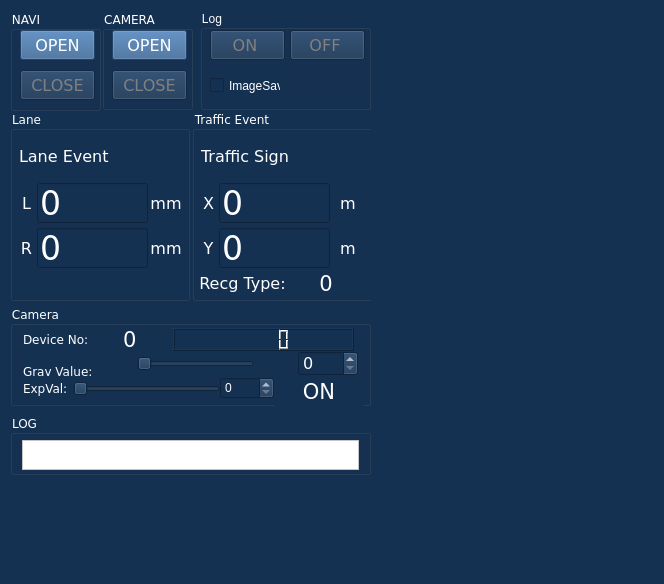
<?xml version="1.0" encoding="UTF-8"?>
<ui version="4.0">
 <class>ControlPage</class>
 <widget class="QWidget" name="ControlPage">
  <property name="geometry">
   <rect>
    <x>0</x>
    <y>0</y>
    <width>664</width>
    <height>584</height>
   </rect>
  </property>
  <property name="minimumSize">
   <size>
    <width>350</width>
    <height>0</height>
   </size>
  </property>
  <property name="windowTitle">
   <string>Form</string>
  </property>
  <property name="styleSheet">
   <string notr="true">color:white;background:#153152</string>
  </property>
  <widget class="QGroupBox" name="groupBox_4">
   <property name="geometry">
    <rect>
     <x>10</x>
     <y>414</y>
     <width>361</width>
     <height>61</height>
    </rect>
   </property>
   <property name="minimumSize">
    <size>
     <width>180</width>
     <height>60</height>
    </size>
   </property>
   <property name="maximumSize">
    <size>
     <width>410</width>
     <height>100</height>
    </size>
   </property>
   <property name="font">
    <font>
     <family>Verdana</family>
    </font>
   </property>
   <property name="styleSheet">
    <string notr="true">color:white</string>
   </property>
   <property name="title">
    <string>LOG</string>
   </property>
   <layout class="QFormLayout" name="formLayout_5">
    <property name="fieldGrowthPolicy">
     <enum>QFormLayout::AllNonFixedFieldsGrow</enum>
    </property>
    <property name="horizontalSpacing">
     <number>2</number>
    </property>
    <property name="verticalSpacing">
     <number>2</number>
    </property>
    <property name="leftMargin">
     <number>9</number>
    </property>
    <property name="topMargin">
     <number>5</number>
    </property>
    <property name="rightMargin">
     <number>9</number>
    </property>
    <property name="bottomMargin">
     <number>10</number>
    </property>
    <item row="0" column="0" colspan="2">
     <layout class="QVBoxLayout" name="verticalLayout_10">
      <property name="spacing">
       <number>0</number>
      </property>
      <property name="margin">
       <number>0</number>
      </property>
      <item>
       <widget class="QTextEdit" name="messageShower">
        <property name="enabled">
         <bool>true</bool>
        </property>
        <property name="minimumSize">
         <size>
          <width>100</width>
          <height>30</height>
         </size>
        </property>
        <property name="maximumSize">
         <size>
          <width>500</width>
          <height>30</height>
         </size>
        </property>
        <property name="cursor" stdset="0">
         <cursorShape>IBeamCursor</cursorShape>
        </property>
        <property name="styleSheet">
         <string notr="true">background-color: rgb(255, 255, 255);
color: rgb(0, 0, 0);</string>
        </property>
        <property name="readOnly">
         <bool>true</bool>
        </property>
       </widget>
      </item>
     </layout>
    </item>
   </layout>
  </widget>
  <widget class="QGroupBox" name="groupBox_7">
   <property name="geometry">
    <rect>
     <x>10</x>
     <y>305</y>
     <width>361</width>
     <height>101</height>
    </rect>
   </property>
   <property name="minimumSize">
    <size>
     <width>180</width>
     <height>100</height>
    </size>
   </property>
   <property name="maximumSize">
    <size>
     <width>410</width>
     <height>200</height>
    </size>
   </property>
   <property name="font">
    <font>
     <family>Verdana</family>
     <pointsize>9</pointsize>
    </font>
   </property>
   <property name="styleSheet">
    <string notr="true">color:white</string>
   </property>
   <property name="title">
    <string>Camera</string>
   </property>
   <layout class="QVBoxLayout" name="verticalLayout_8">
    <property name="spacing">
     <number>2</number>
    </property>
    <property name="margin">
     <number>2</number>
    </property>
    <item>
     <layout class="QVBoxLayout" name="verticalLayout_9">
      <property name="spacing">
       <number>0</number>
      </property>
      <property name="leftMargin">
       <number>2</number>
      </property>
      <property name="topMargin">
       <number>0</number>
      </property>
      <property name="rightMargin">
       <number>2</number>
      </property>
      <property name="bottomMargin">
       <number>0</number>
      </property>
      <item>
       <layout class="QHBoxLayout" name="horizontalLayout_8">
        <property name="leftMargin">
         <number>6</number>
        </property>
        <property name="rightMargin">
         <number>10</number>
        </property>
        <item>
         <widget class="QLabel" name="label_9">
          <property name="minimumSize">
           <size>
            <width>0</width>
            <height>20</height>
           </size>
          </property>
          <property name="maximumSize">
           <size>
            <width>100</width>
            <height>16777215</height>
           </size>
          </property>
          <property name="font">
           <font>
            <family>Verdana</family>
            <pointsize>9</pointsize>
           </font>
          </property>
          <property name="text">
           <string>Device No:</string>
          </property>
         </widget>
        </item>
        <item>
         <widget class="QLabel" name="deviceNumberLabel">
          <property name="minimumSize">
           <size>
            <width>0</width>
            <height>20</height>
           </size>
          </property>
          <property name="maximumSize">
           <size>
            <width>50</width>
            <height>16777215</height>
           </size>
          </property>
          <property name="font">
           <font>
            <family>Verdana</family>
            <pointsize>16</pointsize>
           </font>
          </property>
          <property name="text">
           <string>0</string>
          </property>
         </widget>
        </item>
        <item>
         <widget class="QLCDNumber" name="lcdNumber">
          <property name="font">
           <font>
            <family>Verdana</family>
           </font>
          </property>
         </widget>
        </item>
       </layout>
      </item>
      <item>
       <layout class="QHBoxLayout" name="horizontalLayout_9">
        <property name="spacing">
         <number>12</number>
        </property>
        <property name="leftMargin">
         <number>6</number>
        </property>
        <property name="rightMargin">
         <number>6</number>
        </property>
        <item>
         <widget class="QLabel" name="label_11">
          <property name="minimumSize">
           <size>
            <width>60</width>
            <height>40</height>
           </size>
          </property>
          <property name="font">
           <font>
            <family>Verdana</family>
            <pointsize>9</pointsize>
           </font>
          </property>
          <property name="text">
           <string>Gray Value:</string>
          </property>
         </widget>
        </item>
        <item>
         <widget class="QLabel" name="laneEventLable_4">
          <property name="minimumSize">
           <size>
            <width>20</width>
            <height>30</height>
           </size>
          </property>
          <property name="font">
           <font>
            <pointsize>16</pointsize>
           </font>
          </property>
          <property name="text">
           <string/>
          </property>
          <property name="pixmap">
           <pixmap>image/moon.png</pixmap>
          </property>
          <property name="alignment">
           <set>Qt::AlignCenter</set>
          </property>
         </widget>
        </item>
        <item>
         <widget class="QSlider" name="grayValueSlider">
          <property name="enabled">
           <bool>false</bool>
          </property>
          <property name="minimumSize">
           <size>
            <width>0</width>
            <height>25</height>
           </size>
          </property>
          <property name="maximum">
           <number>255</number>
          </property>
          <property name="orientation">
           <enum>Qt::Horizontal</enum>
          </property>
         </widget>
        </item>
        <item>
         <widget class="QLabel" name="laneEventLable_5">
          <property name="minimumSize">
           <size>
            <width>20</width>
            <height>30</height>
           </size>
          </property>
          <property name="font">
           <font>
            <pointsize>16</pointsize>
           </font>
          </property>
          <property name="text">
           <string/>
          </property>
          <property name="pixmap">
           <pixmap>image/sun.png</pixmap>
          </property>
          <property name="alignment">
           <set>Qt::AlignCenter</set>
          </property>
         </widget>
        </item>
        <item>
         <widget class="QSpinBox" name="grayValueBox">
          <property name="enabled">
           <bool>false</bool>
          </property>
          <property name="minimumSize">
           <size>
            <width>0</width>
            <height>25</height>
           </size>
          </property>
          <property name="font">
           <font>
            <family>Verdana</family>
            <pointsize>12</pointsize>
            <weight>50</weight>
            <bold>false</bold>
           </font>
          </property>
          <property name="maximum">
           <number>255</number>
          </property>
         </widget>
        </item>
       </layout>
      </item>
      <item>
       <layout class="QHBoxLayout" name="horizontalLayout_16">
        <property name="leftMargin">
         <number>6</number>
        </property>
        <property name="rightMargin">
         <number>0</number>
        </property>
        <item>
         <widget class="QLabel" name="label_19">
          <property name="minimumSize">
           <size>
            <width>50</width>
            <height>20</height>
           </size>
          </property>
          <property name="maximumSize">
           <size>
            <width>50</width>
            <height>16777215</height>
           </size>
          </property>
          <property name="font">
           <font>
            <family>Verdana</family>
            <pointsize>9</pointsize>
           </font>
          </property>
          <property name="text">
           <string>ExpVal:</string>
          </property>
         </widget>
        </item>
        <item>
         <widget class="QSlider" name="expValueSlider">
          <property name="maximumSize">
           <size>
            <width>180</width>
            <height>16777215</height>
           </size>
          </property>
          <property name="maximum">
           <number>2000</number>
          </property>
          <property name="orientation">
           <enum>Qt::Horizontal</enum>
          </property>
         </widget>
        </item>
        <item>
         <widget class="QSpinBox" name="expValueBox">
          <property name="maximum">
           <number>2000</number>
          </property>
         </widget>
        </item>
        <item>
         <widget class="QLabel" name="autoExposureLabel">
          <property name="minimumSize">
           <size>
            <width>90</width>
            <height>30</height>
           </size>
          </property>
          <property name="maximumSize">
           <size>
            <width>300</width>
            <height>50</height>
           </size>
          </property>
          <property name="font">
           <font>
            <family>Verdana</family>
            <pointsize>16</pointsize>
           </font>
          </property>
          <property name="text">
           <string>ON</string>
          </property>
          <property name="alignment">
           <set>Qt::AlignCenter</set>
          </property>
         </widget>
        </item>
       </layout>
      </item>
     </layout>
    </item>
   </layout>
  </widget>
  <widget class="QWidget" name="layoutWidget">
   <property name="geometry">
    <rect>
     <x>10</x>
     <y>110</y>
     <width>361</width>
     <height>191</height>
    </rect>
   </property>
   <layout class="QHBoxLayout" name="horizontalLayout_3">
    <property name="spacing">
     <number>2</number>
    </property>
    <item>
     <widget class="QGroupBox" name="groupBox_6">
      <property name="minimumSize">
       <size>
        <width>180</width>
        <height>100</height>
       </size>
      </property>
      <property name="maximumSize">
       <size>
        <width>204</width>
        <height>360</height>
       </size>
      </property>
      <property name="font">
       <font>
        <family>Verdana</family>
        <pointsize>9</pointsize>
       </font>
      </property>
      <property name="styleSheet">
       <string notr="true">color:white</string>
      </property>
      <property name="title">
       <string>Lane</string>
      </property>
      <layout class="QVBoxLayout" name="verticalLayout_6">
       <property name="spacing">
        <number>2</number>
       </property>
       <property name="margin">
        <number>2</number>
       </property>
       <item>
        <layout class="QVBoxLayout" name="verticalLayout_7">
         <property name="spacing">
          <number>1</number>
         </property>
         <property name="leftMargin">
          <number>2</number>
         </property>
         <property name="topMargin">
          <number>0</number>
         </property>
         <property name="rightMargin">
          <number>2</number>
         </property>
         <property name="bottomMargin">
          <number>0</number>
         </property>
         <item>
          <layout class="QHBoxLayout" name="horizontalLayout_6">
           <property name="spacing">
            <number>2</number>
           </property>
           <property name="margin">
            <number>2</number>
           </property>
           <item>
            <widget class="QLabel" name="label_3">
             <property name="minimumSize">
              <size>
               <width>100</width>
               <height>25</height>
              </size>
             </property>
             <property name="maximumSize">
              <size>
               <width>250</width>
               <height>40</height>
              </size>
             </property>
             <property name="font">
              <font>
               <family>Verdana</family>
               <pointsize>12</pointsize>
              </font>
             </property>
             <property name="text">
              <string>Lane Event</string>
             </property>
            </widget>
           </item>
           <item>
            <widget class="QLabel" name="laneEventLable">
             <property name="minimumSize">
              <size>
               <width>50</width>
               <height>50</height>
              </size>
             </property>
             <property name="maximumSize">
              <size>
               <width>50</width>
               <height>50</height>
              </size>
             </property>
             <property name="font">
              <font>
               <pointsize>16</pointsize>
              </font>
             </property>
             <property name="text">
              <string/>
             </property>
             <property name="pixmap">
              <pixmap>image/icon_blank.png</pixmap>
             </property>
             <property name="alignment">
              <set>Qt::AlignCenter</set>
             </property>
            </widget>
           </item>
          </layout>
         </item>
         <item>
          <layout class="QHBoxLayout" name="horizontalLayout_10">
           <property name="spacing">
            <number>3</number>
           </property>
           <property name="margin">
            <number>2</number>
           </property>
           <item>
            <widget class="QLabel" name="label_14">
             <property name="minimumSize">
              <size>
               <width>15</width>
               <height>40</height>
              </size>
             </property>
             <property name="font">
              <font>
               <family>Verdana</family>
               <pointsize>12</pointsize>
              </font>
             </property>
             <property name="text">
              <string>L</string>
             </property>
             <property name="alignment">
              <set>Qt::AlignCenter</set>
             </property>
            </widget>
           </item>
           <item>
            <widget class="QLineEdit" name="leftDistanceEditer">
             <property name="enabled">
              <bool>false</bool>
             </property>
             <property name="minimumSize">
              <size>
               <width>60</width>
               <height>40</height>
              </size>
             </property>
             <property name="font">
              <font>
               <family>Verdana</family>
               <pointsize>25</pointsize>
               <weight>50</weight>
               <bold>false</bold>
              </font>
             </property>
             <property name="text">
              <string>0</string>
             </property>
            </widget>
           </item>
           <item>
            <widget class="QLabel" name="label_6">
             <property name="minimumSize">
              <size>
               <width>30</width>
               <height>40</height>
              </size>
             </property>
             <property name="font">
              <font>
               <family>Verdana</family>
               <pointsize>12</pointsize>
              </font>
             </property>
             <property name="text">
              <string>mm</string>
             </property>
             <property name="alignment">
              <set>Qt::AlignCenter</set>
             </property>
            </widget>
           </item>
          </layout>
         </item>
         <item>
          <layout class="QHBoxLayout" name="horizontalLayout_12">
           <property name="spacing">
            <number>3</number>
           </property>
           <property name="margin">
            <number>2</number>
           </property>
           <item>
            <widget class="QLabel" name="label_15">
             <property name="minimumSize">
              <size>
               <width>15</width>
               <height>40</height>
              </size>
             </property>
             <property name="font">
              <font>
               <family>Verdana</family>
               <pointsize>12</pointsize>
              </font>
             </property>
             <property name="text">
              <string>R</string>
             </property>
             <property name="alignment">
              <set>Qt::AlignCenter</set>
             </property>
            </widget>
           </item>
           <item>
            <widget class="QLineEdit" name="rightDistanceEditer">
             <property name="enabled">
              <bool>false</bool>
             </property>
             <property name="minimumSize">
              <size>
               <width>60</width>
               <height>40</height>
              </size>
             </property>
             <property name="font">
              <font>
               <family>Verdana</family>
               <pointsize>25</pointsize>
               <weight>50</weight>
               <bold>false</bold>
              </font>
             </property>
             <property name="text">
              <string>0</string>
             </property>
            </widget>
           </item>
           <item>
            <widget class="QLabel" name="label_8">
             <property name="minimumSize">
              <size>
               <width>30</width>
               <height>40</height>
              </size>
             </property>
             <property name="font">
              <font>
               <family>Verdana</family>
               <pointsize>12</pointsize>
              </font>
             </property>
             <property name="text">
              <string>mm</string>
             </property>
             <property name="alignment">
              <set>Qt::AlignCenter</set>
             </property>
            </widget>
           </item>
          </layout>
         </item>
         <item>
          <layout class="QHBoxLayout" name="horizontalLayout_17">
           <item>
            <widget class="QLabel" name="trafficRecgTypeLabel_5">
             <property name="minimumSize">
              <size>
               <width>60</width>
               <height>25</height>
              </size>
             </property>
             <property name="font">
              <font>
               <family>Verdana</family>
               <pointsize>12</pointsize>
              </font>
             </property>
             <property name="text">
              <string/>
             </property>
            </widget>
           </item>
          </layout>
         </item>
        </layout>
       </item>
      </layout>
     </widget>
    </item>
    <item>
     <widget class="QGroupBox" name="groupBox_5">
      <property name="minimumSize">
       <size>
        <width>180</width>
        <height>100</height>
       </size>
      </property>
      <property name="maximumSize">
       <size>
        <width>204</width>
        <height>360</height>
       </size>
      </property>
      <property name="font">
       <font>
        <family>Verdana</family>
        <pointsize>9</pointsize>
       </font>
      </property>
      <property name="styleSheet">
       <string notr="true">color:white</string>
      </property>
      <property name="title">
       <string>Traffic Event</string>
      </property>
      <layout class="QVBoxLayout" name="verticalLayout_5">
       <property name="spacing">
        <number>2</number>
       </property>
       <property name="margin">
        <number>2</number>
       </property>
       <item>
        <layout class="QVBoxLayout" name="verticalLayout_4">
         <property name="spacing">
          <number>1</number>
         </property>
         <property name="leftMargin">
          <number>2</number>
         </property>
         <property name="topMargin">
          <number>0</number>
         </property>
         <property name="rightMargin">
          <number>2</number>
         </property>
         <property name="bottomMargin">
          <number>0</number>
         </property>
         <item>
          <layout class="QHBoxLayout" name="horizontalLayout_5">
           <property name="spacing">
            <number>2</number>
           </property>
           <property name="margin">
            <number>2</number>
           </property>
           <item>
            <widget class="QLabel" name="trafficSignLabel_2">
             <property name="minimumSize">
              <size>
               <width>100</width>
               <height>25</height>
              </size>
             </property>
             <property name="maximumSize">
              <size>
               <width>250</width>
               <height>40</height>
              </size>
             </property>
             <property name="font">
              <font>
               <family>Verdana</family>
               <pointsize>12</pointsize>
              </font>
             </property>
             <property name="text">
              <string>Traffic Sign</string>
             </property>
             <property name="alignment">
              <set>Qt::AlignLeading|Qt::AlignLeft|Qt::AlignVCenter</set>
             </property>
            </widget>
           </item>
           <item>
            <widget class="QLabel" name="trafficSignLabel">
             <property name="minimumSize">
              <size>
               <width>50</width>
               <height>50</height>
              </size>
             </property>
             <property name="maximumSize">
              <size>
               <width>50</width>
               <height>50</height>
              </size>
             </property>
             <property name="font">
              <font>
               <pointsize>16</pointsize>
              </font>
             </property>
             <property name="text">
              <string/>
             </property>
             <property name="pixmap">
              <pixmap>image/icon_blank.png</pixmap>
             </property>
             <property name="alignment">
              <set>Qt::AlignCenter</set>
             </property>
            </widget>
           </item>
          </layout>
         </item>
         <item>
          <layout class="QHBoxLayout" name="horizontalLayout_14">
           <property name="spacing">
            <number>3</number>
           </property>
           <property name="margin">
            <number>2</number>
           </property>
           <item>
            <widget class="QLabel" name="label_16">
             <property name="minimumSize">
              <size>
               <width>15</width>
               <height>40</height>
              </size>
             </property>
             <property name="font">
              <font>
               <family>Verdana</family>
               <pointsize>12</pointsize>
              </font>
             </property>
             <property name="text">
              <string>X</string>
             </property>
             <property name="alignment">
              <set>Qt::AlignCenter</set>
             </property>
            </widget>
           </item>
           <item>
            <widget class="QLineEdit" name="distance_XEditer">
             <property name="enabled">
              <bool>false</bool>
             </property>
             <property name="minimumSize">
              <size>
               <width>60</width>
               <height>40</height>
              </size>
             </property>
             <property name="font">
              <font>
               <family>Verdana</family>
               <pointsize>25</pointsize>
               <weight>50</weight>
               <bold>false</bold>
              </font>
             </property>
             <property name="text">
              <string>0</string>
             </property>
            </widget>
           </item>
           <item>
            <widget class="QLabel" name="label_13">
             <property name="minimumSize">
              <size>
               <width>30</width>
               <height>40</height>
              </size>
             </property>
             <property name="font">
              <font>
               <family>Verdana</family>
               <pointsize>12</pointsize>
              </font>
             </property>
             <property name="text">
              <string>m</string>
             </property>
             <property name="alignment">
              <set>Qt::AlignCenter</set>
             </property>
            </widget>
           </item>
          </layout>
         </item>
         <item>
          <layout class="QHBoxLayout" name="horizontalLayout_13">
           <property name="spacing">
            <number>3</number>
           </property>
           <property name="margin">
            <number>2</number>
           </property>
           <item>
            <widget class="QLabel" name="label_17">
             <property name="minimumSize">
              <size>
               <width>15</width>
               <height>40</height>
              </size>
             </property>
             <property name="font">
              <font>
               <family>Verdana</family>
               <pointsize>12</pointsize>
              </font>
             </property>
             <property name="text">
              <string>Y</string>
             </property>
             <property name="alignment">
              <set>Qt::AlignCenter</set>
             </property>
            </widget>
           </item>
           <item>
            <widget class="QLineEdit" name="distance_YEditer">
             <property name="enabled">
              <bool>false</bool>
             </property>
             <property name="minimumSize">
              <size>
               <width>60</width>
               <height>40</height>
              </size>
             </property>
             <property name="font">
              <font>
               <family>Verdana</family>
               <pointsize>25</pointsize>
               <weight>50</weight>
               <bold>false</bold>
              </font>
             </property>
             <property name="text">
              <string>0</string>
             </property>
            </widget>
           </item>
           <item>
            <widget class="QLabel" name="label_12">
             <property name="minimumSize">
              <size>
               <width>30</width>
               <height>40</height>
              </size>
             </property>
             <property name="font">
              <font>
               <family>Verdana</family>
               <pointsize>12</pointsize>
              </font>
             </property>
             <property name="text">
              <string>m</string>
             </property>
             <property name="alignment">
              <set>Qt::AlignCenter</set>
             </property>
            </widget>
           </item>
          </layout>
         </item>
         <item>
          <layout class="QHBoxLayout" name="horizontalLayout_15">
           <item>
            <widget class="QLabel" name="trafficRecgTypeLabel_2">
             <property name="minimumSize">
              <size>
               <width>60</width>
               <height>25</height>
              </size>
             </property>
             <property name="maximumSize">
              <size>
               <width>250</width>
               <height>16777215</height>
              </size>
             </property>
             <property name="font">
              <font>
               <family>Verdana</family>
               <pointsize>12</pointsize>
              </font>
             </property>
             <property name="text">
              <string>Recg Type:</string>
             </property>
             <property name="alignment">
              <set>Qt::AlignCenter</set>
             </property>
            </widget>
           </item>
           <item>
            <widget class="QLabel" name="trafficRecgTypeLabel">
             <property name="minimumSize">
              <size>
               <width>60</width>
               <height>25</height>
              </size>
             </property>
             <property name="font">
              <font>
               <family>Verdana</family>
               <pointsize>16</pointsize>
              </font>
             </property>
             <property name="text">
              <string>0</string>
             </property>
             <property name="alignment">
              <set>Qt::AlignCenter</set>
             </property>
            </widget>
           </item>
          </layout>
         </item>
        </layout>
       </item>
      </layout>
     </widget>
    </item>
   </layout>
  </widget>
  <widget class="QGroupBox" name="groupBox_2">
   <property name="geometry">
    <rect>
     <x>102</x>
     <y>10</y>
     <width>91</width>
     <height>100</height>
    </rect>
   </property>
   <property name="minimumSize">
    <size>
     <width>0</width>
     <height>100</height>
    </size>
   </property>
   <property name="maximumSize">
    <size>
     <width>204</width>
     <height>150</height>
    </size>
   </property>
   <property name="font">
    <font>
     <family>Verdana</family>
    </font>
   </property>
   <property name="styleSheet">
    <string notr="true">color:white</string>
   </property>
   <property name="title">
    <string>CAMERA</string>
   </property>
   <widget class="QPushButton" name="LaveCloseBtn">
    <property name="enabled">
     <bool>false</bool>
    </property>
    <property name="geometry">
     <rect>
      <x>10</x>
      <y>60</y>
      <width>75</width>
      <height>30</height>
     </rect>
    </property>
    <property name="minimumSize">
     <size>
      <width>0</width>
      <height>30</height>
     </size>
    </property>
    <property name="maximumSize">
     <size>
      <width>85</width>
      <height>30</height>
     </size>
    </property>
    <property name="font">
     <font>
      <family>Verdana</family>
      <pointsize>12</pointsize>
     </font>
    </property>
    <property name="styleSheet">
     <string notr="true">color:gray;background:#153152</string>
    </property>
    <property name="text">
     <string>CLOSE</string>
    </property>
   </widget>
   <widget class="QPushButton" name="LaveOpenBtn">
    <property name="geometry">
     <rect>
      <x>10</x>
      <y>20</y>
      <width>75</width>
      <height>30</height>
     </rect>
    </property>
    <property name="sizePolicy">
     <sizepolicy hsizetype="Minimum" vsizetype="Minimum">
      <horstretch>0</horstretch>
      <verstretch>0</verstretch>
     </sizepolicy>
    </property>
    <property name="minimumSize">
     <size>
      <width>0</width>
      <height>30</height>
     </size>
    </property>
    <property name="maximumSize">
     <size>
      <width>85</width>
      <height>30</height>
     </size>
    </property>
    <property name="font">
     <font>
      <family>Verdana</family>
      <pointsize>12</pointsize>
     </font>
    </property>
    <property name="styleSheet">
     <string notr="true">color:white;background:#335F90</string>
    </property>
    <property name="text">
     <string>OPEN</string>
    </property>
   </widget>
  </widget>
  <widget class="QGroupBox" name="groupBox">
   <property name="geometry">
    <rect>
     <x>10</x>
     <y>10</y>
     <width>91</width>
     <height>101</height>
    </rect>
   </property>
   <property name="minimumSize">
    <size>
     <width>80</width>
     <height>100</height>
    </size>
   </property>
   <property name="maximumSize">
    <size>
     <width>204</width>
     <height>150</height>
    </size>
   </property>
   <property name="font">
    <font>
     <family>Verdana</family>
    </font>
   </property>
   <property name="styleSheet">
    <string notr="true">color:white</string>
   </property>
   <property name="title">
    <string>NAVI</string>
   </property>
   <widget class="QPushButton" name="NaviOpenBtn">
    <property name="geometry">
     <rect>
      <x>10</x>
      <y>20</y>
      <width>75</width>
      <height>30</height>
     </rect>
    </property>
    <property name="sizePolicy">
     <sizepolicy hsizetype="Minimum" vsizetype="Minimum">
      <horstretch>0</horstretch>
      <verstretch>0</verstretch>
     </sizepolicy>
    </property>
    <property name="minimumSize">
     <size>
      <width>0</width>
      <height>30</height>
     </size>
    </property>
    <property name="maximumSize">
     <size>
      <width>85</width>
      <height>30</height>
     </size>
    </property>
    <property name="font">
     <font>
      <family>Verdana</family>
      <pointsize>12</pointsize>
     </font>
    </property>
    <property name="styleSheet">
     <string notr="true">color:white;background:#335F90</string>
    </property>
    <property name="text">
     <string>OPEN</string>
    </property>
   </widget>
   <widget class="QPushButton" name="NaviCloseBtn">
    <property name="enabled">
     <bool>false</bool>
    </property>
    <property name="geometry">
     <rect>
      <x>10</x>
      <y>60</y>
      <width>75</width>
      <height>30</height>
     </rect>
    </property>
    <property name="minimumSize">
     <size>
      <width>0</width>
      <height>30</height>
     </size>
    </property>
    <property name="maximumSize">
     <size>
      <width>85</width>
      <height>30</height>
     </size>
    </property>
    <property name="font">
     <font>
      <family>Verdana</family>
      <pointsize>12</pointsize>
     </font>
    </property>
    <property name="styleSheet">
     <string notr="true">color:gray;background:#153152</string>
    </property>
    <property name="text">
     <string>CLOSE</string>
    </property>
    <property name="checkable">
     <bool>false</bool>
    </property>
    <property name="default">
     <bool>false</bool>
    </property>
   </widget>
  </widget>
  <widget class="QGroupBox" name="groupBox_3">
   <property name="geometry">
    <rect>
     <x>200</x>
     <y>10</y>
     <width>171</width>
     <height>100</height>
    </rect>
   </property>
   <property name="minimumSize">
    <size>
     <width>0</width>
     <height>100</height>
    </size>
   </property>
   <property name="title">
    <string>Log</string>
   </property>
   <widget class="QPushButton" name="logOpenBtn">
    <property name="enabled">
     <bool>false</bool>
    </property>
    <property name="geometry">
     <rect>
      <x>10</x>
      <y>20</y>
      <width>75</width>
      <height>30</height>
     </rect>
    </property>
    <property name="sizePolicy">
     <sizepolicy hsizetype="Minimum" vsizetype="Minimum">
      <horstretch>0</horstretch>
      <verstretch>0</verstretch>
     </sizepolicy>
    </property>
    <property name="minimumSize">
     <size>
      <width>0</width>
      <height>30</height>
     </size>
    </property>
    <property name="maximumSize">
     <size>
      <width>85</width>
      <height>30</height>
     </size>
    </property>
    <property name="font">
     <font>
      <family>Verdana</family>
      <pointsize>12</pointsize>
     </font>
    </property>
    <property name="styleSheet">
     <string notr="true">color:gray;background:#153152</string>
    </property>
    <property name="text">
     <string>ON </string>
    </property>
   </widget>
   <widget class="QPushButton" name="logCloseBtn">
    <property name="enabled">
     <bool>false</bool>
    </property>
    <property name="geometry">
     <rect>
      <x>90</x>
      <y>20</y>
      <width>75</width>
      <height>30</height>
     </rect>
    </property>
    <property name="minimumSize">
     <size>
      <width>0</width>
      <height>30</height>
     </size>
    </property>
    <property name="maximumSize">
     <size>
      <width>85</width>
      <height>30</height>
     </size>
    </property>
    <property name="font">
     <font>
      <family>Verdana</family>
      <pointsize>12</pointsize>
     </font>
    </property>
    <property name="styleSheet">
     <string notr="true">color:gray;background:#153152</string>
    </property>
    <property name="text">
     <string>OFF </string>
    </property>
   </widget>
   <widget class="QCheckBox" name="imageCheckBox">
    <property name="enabled">
     <bool>false</bool>
    </property>
    <property name="geometry">
     <rect>
      <x>10</x>
      <y>60</y>
      <width>71</width>
      <height>31</height>
     </rect>
    </property>
    <property name="text">
     <string>ImageSave</string>
    </property>
   </widget>
  </widget>
 </widget>
 <resources/>
 <connections/>
</ui>
